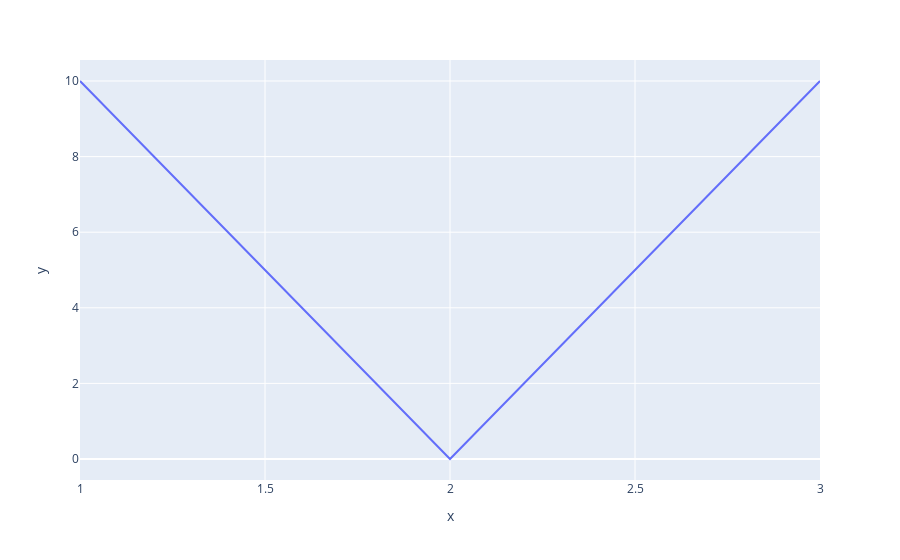

The code cell stored with this chart in its notebook:
### Code cell
# Using a dataframe
df = pd.DataFrame({"x": [1,2,3], "y": [10,0,10]})

line(df, x='x', y='y')

### Figure 1 — Plotly figure (JSON) as saved in the notebook; plotly's stock layout.template omitted (floating-point values rounded to 4 significant figures)
{"data": [{"hovertemplate": "x=%{x}<br>y=%{y}<extra></extra>", "legendgroup": "", "line": {"color": "#636efa", "dash": "solid"}, "marker": {"symbol": "circle"}, "mode": "lines", "name": "", "orientation": "v", "showlegend": false, "type": "scatter", "x": [1, 2, 3], "xaxis": "x", "y": [10, 0, 10], "yaxis": "y"}], "layout": {"legend": {"tracegroupgap": 0}, "margin": {"t": 60}, "xaxis": {"anchor": "y", "domain": [0, 1], "title": {"text": "x"}}, "yaxis": {"anchor": "x", "domain": [0, 1], "title": {"text": "y"}}}}
